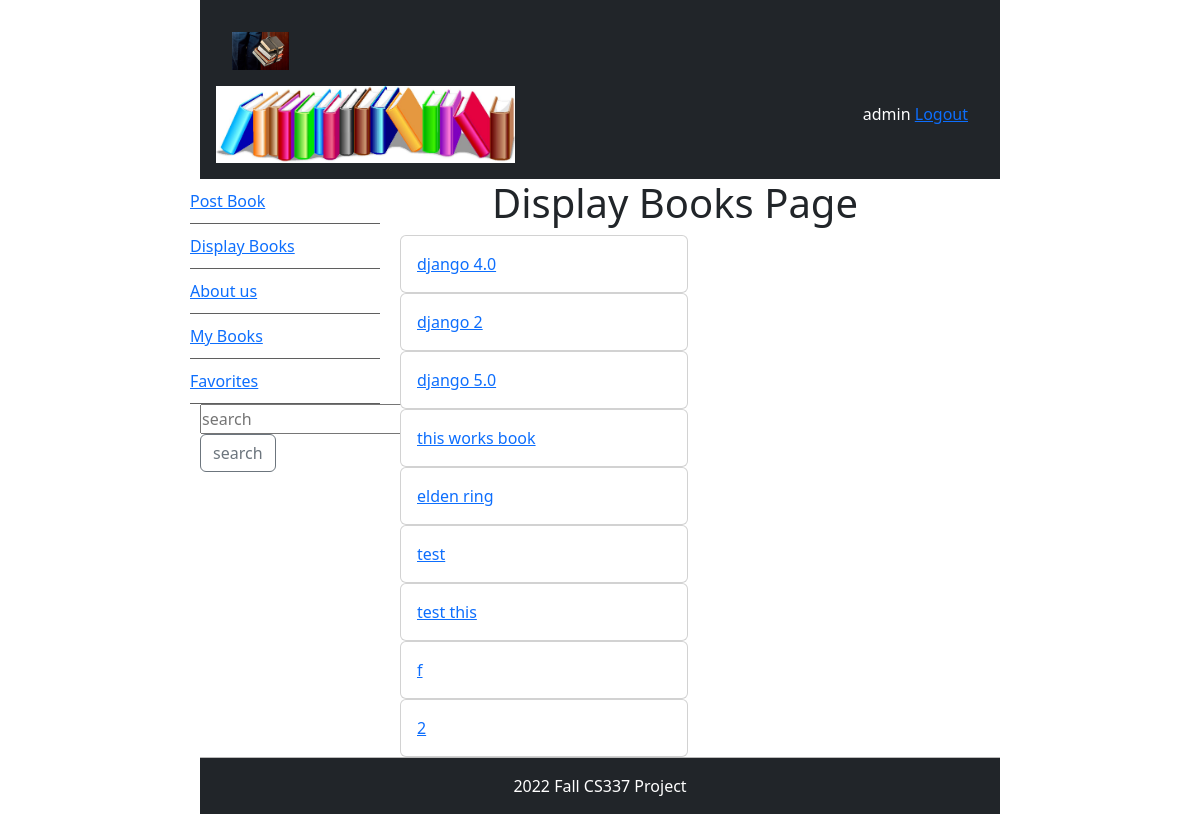
The page /displaybooks (signed in) on the database its author committed.
### bookMng/models.py (models this page shows, shortened)
class MainMenu(models.Model):
    item = models.CharField(max_length=200, unique=True)
    link = models.CharField(max_length=500, unique=True)

class Book(models.Model):
    name = models.CharField(max_length=200)
    web = models.URLField(max_length=200)
    price = models.DecimalField(decimal_places=2, max_digits=8)
    publishdate = models.DateField(auto_now=True)
    picture = models.FileField(upload_to='bookEX/static/uploads')
    pic_path = models.CharField(max_length=300, editable=False, blank=True)
    username = models.ForeignKey(User, blank=True, null=True, on_delete=models.CASCADE)
    favorite = models.ManyToManyField(User, related_name='favorite', blank=True)

### bookMng/views.py (the view)
# urls.py: path('displaybooks', views.displaybooks, name='displaybooks'),
def displaybooks(request):
    books = Book.objects.all()
    for b in books:
        b.pic_path = b.picture.url[14:]
    return render(request,
                  'bookMng/displaybooks.html',
                  {
                      'item_list': MainMenu.objects.all(),
                      'books': books
                  })

### bookEX/templates/bookMng/displaybooks.html (shortened to what this page needs)
{% extends "base.html" %}
{% block sidenav %}
    {% for item in item_list %}
    <li>
        <a href="{{item.link}}">{{item.item}} </a>
    </li>
    {% endfor %}
{% endblock sidenav %}
{% block content %}
<h1 align="center"> Display Books Page </h1>
    {% for book in books %}
 <div class="card" style="width: 18rem;">
  <div class="card-body">
	 <p class="card-text">
      <a href="book_detail/{{ book.id }}" class="stretched-link text-primary" style="position: relative;">  {{ book.name }}</a>
    </p>
  </div>
</div>
    {% endfor %}
{% endblock content %}

### bookEX/templates/base.html (shortened to what this page needs)
{% load static %}
<!DOCTYPE html>
<html lang="en">
<head>
    <link href="{% static  'main.css' %}" rel="stylesheet" type="text/css">
        <link href="https://cdn.jsdelivr.net/npm/bootstrap@5.2.3/dist/css/bootstrap.min.css" rel="stylesheet">
</head>
<body>
<div id="wrapper">
    <header class="text-bg-dark p-3" id="header">
        <div class="text-bg-dark p-3">
            <img src="{% static 'logo.jpg'%}" height="38">
        </div>
        <span class="text-bg-dark p-3" style="float: right;">
            {% if user.is_authenticated %}
            {{ user.username }}
            <a href="{% url 'logout' %}?next=/">Logout  </a>
            {% else %}
            Not logged in
            <a href="{% url 'login' %}?next=/">login</a>
            {% endif %}
        </span>
        <div >
            <img src="{%static 'top_banner.jpg'%}" height="77">
        </div>
    </header>
    <aside id="leftsidebar">
        <nav id="nav">
            <ul class="nav flex-column">
                {% block sidenav %}{% endblock sidenav %}
            </ul>
            <form class="d=flex" method=POST action="/search_items">
               <input class='nav flex-column' type = 'search' placeholder="search" name="searched">
    <button class ='btn btn-outline-secondary' type="submit">search</button>
                </form>
        </nav>
    </aside>
    <section  id="main">
        {% block content %}{% endblock content %}
    </section>
    <footer class="text-bg-dark p-3" id="footer">
        2022 Fall CS337 Project
    </footer>
</div>
</body>
</html>

### bookEX/static/main.css (style rules this page uses)
#wrapper { margin-top: 0px; margin-left: auto; margin-right: auto; background-color:#ffffff; width:800px; }
#leftsidebar { width: 180px; height:350px; float:left; }
#nav li { padding-top:10px; padding-bottom:10px; list-style-type: none; border-bottom: thin solid #5f5f5f; color:#4c4c4c; left:0px; list-style-position:inside; margin-left: -10px; }
#main { width:560px; float: left; margin-left: 20px; margin-right: 10px; padding-right: 10px; }
#footer { text-align: center; margin-top: 5px; padding-top: 10px; padding-bottom: 10px; border-top: thin solid #BBBBBB; clear: both; color: #969696; }

### rows shown on the page
MainMenu: item "Post Book"
MainMenu: item "Display Books"
MainMenu: item "About us"
MainMenu: item "My Books"
MainMenu: item "Favorites"
Book: name "django 4.0"
Book: name "django 2"
Book: name "django 5.0"
Book: name "this works book"
Book: name "elden ring"
Book: name "test"
Book: name "test this"
Book: name "f"
Book: name "2"

### other values the page prints
{{ user.username }} "admin"
